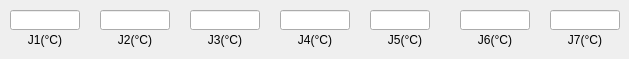
       <widget class="QWidget" name="J3_page">
        <widget class="QLineEdit" name="J32_lineEdit">
         <property name="geometry">
          <rect>
           <x>100</x>
           <y>10</y>
           <width>70</width>
           <height>20</height>
          </rect>
         </property>
        </widget>
        <widget class="QLabel" name="J37_Label">
         <property name="geometry">
          <rect>
           <x>550</x>
           <y>30</y>
           <width>70</width>
           <height>20</height>
          </rect>
         </property>
         <property name="text">
          <string>J7(°C)</string>
         </property>
         <property name="alignment">
          <set>Qt::AlignCenter</set>
         </property>
        </widget>
        <widget class="QLineEdit" name="J34_lineEdit">
         <property name="geometry">
          <rect>
           <x>280</x>
           <y>10</y>
           <width>70</width>
           <height>20</height>
          </rect>
         </property>
         <property name="text">
          <string/>
         </property>
        </widget>
        <widget class="QLabel" name="J35_Label">
         <property name="geometry">
          <rect>
           <x>370</x>
           <y>30</y>
           <width>70</width>
           <height>20</height>
          </rect>
         </property>
         <property name="text">
          <string>J5(°C)</string>
         </property>
         <property name="alignment">
          <set>Qt::AlignCenter</set>
         </property>
        </widget>
        <widget class="QLabel" name="J36_Label">
         <property name="geometry">
          <rect>
           <x>460</x>
           <y>30</y>
           <width>70</width>
           <height>20</height>
          </rect>
         </property>
         <property name="text">
          <string>J6(°C)</string>
         </property>
         <property name="alignment">
          <set>Qt::AlignCenter</set>
         </property>
        </widget>
        <widget class="QLineEdit" name="J31_lineEdit">
         <property name="geometry">
          <rect>
           <x>10</x>
           <y>10</y>
           <width>70</width>
           <height>20</height>
          </rect>
         </property>
        </widget>
        <widget class="QLabel" name="J31_Label">
         <property name="geometry">
          <rect>
           <x>10</x>
           <y>30</y>
           <width>70</width>
           <height>20</height>
          </rect>
         </property>
         <property name="text">
          <string>J1(°C)</string>
         </property>
         <property name="alignment">
          <set>Qt::AlignCenter</set>
         </property>
        </widget>
        <widget class="QLabel" name="J32_Label">
         <property name="geometry">
          <rect>
           <x>100</x>
           <y>30</y>
           <width>70</width>
           <height>20</height>
          </rect>
         </property>
         <property name="text">
          <string>J2(°C)</string>
         </property>
         <property name="alignment">
          <set>Qt::AlignCenter</set>
         </property>
        </widget>
        <widget class="QLineEdit" name="J33_lineEdit">
         <property name="geometry">
          <rect>
           <x>190</x>
           <y>10</y>
           <width>70</width>
           <height>20</height>
          </rect>
         </property>
         <property name="text">
          <string/>
         </property>
        </widget>
        <widget class="QLineEdit" name="J36_lineEdit">
         <property name="geometry">
          <rect>
           <x>460</x>
           <y>10</y>
           <width>70</width>
           <height>20</height>
          </rect>
         </property>
         <property name="text">
          <string/>
         </property>
        </widget>
        <widget class="QLabel" name="J34_Label">
         <property name="geometry">
          <rect>
           <x>280</x>
           <y>30</y>
           <width>70</width>
           <height>20</height>
          </rect>
         </property>
         <property name="text">
          <string>J4(°C)</string>
         </property>
         <property name="alignment">
          <set>Qt::AlignCenter</set>
         </property>
        </widget>
        <widget class="QLineEdit" name="J35_lineEdit">
         <property name="geometry">
          <rect>
           <x>370</x>
           <y>10</y>
           <width>60</width>
           <height>20</height>
          </rect>
         </property>
         <property name="text">
          <string/>
         </property>
        </widget>
        <widget class="QLabel" name="J33_Label">
         <property name="geometry">
          <rect>
           <x>190</x>
           <y>30</y>
           <width>70</width>
           <height>20</height>
          </rect>
         </property>
         <property name="text">
          <string>J3(°C)</string>
         </property>
         <property name="alignment">
          <set>Qt::AlignCenter</set>
         </property>
        </widget>
        <widget class="QLineEdit" name="J37_lineEdit">
         <property name="geometry">
          <rect>
           <x>550</x>
           <y>10</y>
           <width>70</width>
           <height>20</height>
          </rect>
         </property>
         <property name="text">
          <string/>
         </property>
        </widget>
       </widget>
